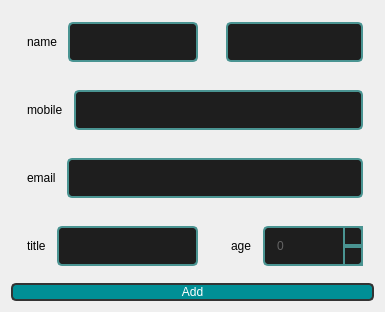
                   <widget class="QWidget" name="Add_Prof_Tab">
                    <attribute name="icon">
                     <iconset resource="Resources.qrc">
                      <normaloff>:/icons/plus.svg</normaloff>:/icons/plus.svg</iconset>
                    </attribute>
                    <attribute name="title">
                     <string>Add Professor</string>
                    </attribute>
                    <layout class="QVBoxLayout" name="verticalLayout_17">
                     <item>
                      <layout class="QGridLayout" name="gridLayout_4">
                       <item row="0" column="3">
                        <widget class="QFrame" name="frame_25">
                         <property name="styleSheet">
                          <string notr="true"> border: 2px solid transparent; /* Set border color to transparent */</string>
                         </property>
                         <property name="frameShape">
                          <enum>QFrame::StyledPanel</enum>
                         </property>
                         <property name="frameShadow">
                          <enum>QFrame::Raised</enum>
                         </property>
                         <layout class="QVBoxLayout" name="verticalLayout_13">
                          <item>
                           <widget class="QLineEdit" name="Prof_LName_LineEdit">
                            <property name="minimumSize">
                             <size>
                              <width>0</width>
                              <height>26</height>
                             </size>
                            </property>
                            <property name="styleSheet">
                             <string notr="true">QLineEdit {
	border: 2px solid rgb(74, 148, 146);
	border-radius: 5px;
	padding: 10px;
	background-color: rgb(30, 30, 30);	
	color: rgb(100, 100, 100);
}
QLineEdit:hover {
	border: 2px solid rgb(0, 255, 255);
   
}
QLineEdit:focus {
	border: 2px solid rgb(255, 255, 0);
	color: rgb(250, 250, 250);
}</string>
                            </property>
                           </widget>
                          </item>
                         </layout>
                        </widget>
                       </item>
                       <item row="1" column="2" colspan="2">
                        <widget class="QFrame" name="frame_26">
                         <property name="styleSheet">
                          <string notr="true"> border: 2px solid transparent; /* Set border color to transparent */</string>
                         </property>
                         <property name="frameShape">
                          <enum>QFrame::StyledPanel</enum>
                         </property>
                         <property name="frameShadow">
                          <enum>QFrame::Raised</enum>
                         </property>
                         <layout class="QHBoxLayout" name="horizontalLayout_15">
                          <item>
                           <widget class="QLabel" name="label_20">
                            <property name="styleSheet">
                             <string notr="true">font: 81 italic 13pt &quot;Lato Heavy&quot;;</string>
                            </property>
                            <property name="text">
                             <string>mobile</string>
                            </property>
                           </widget>
                          </item>
                          <item>
                           <widget class="QLineEdit" name="Prof_Mobile_LineEdit">
                            <property name="minimumSize">
                             <size>
                              <width>0</width>
                              <height>26</height>
                             </size>
                            </property>
                            <property name="styleSheet">
                             <string notr="true">QLineEdit {
	border: 2px solid rgb(74, 148, 146);
	border-radius: 5px;
	padding: 10px;
	background-color: rgb(30, 30, 30);	
	color: rgb(100, 100, 100);
}
QLineEdit:hover {
	border: 2px solid rgb(0, 255, 255);
   
}
QLineEdit:focus {
	border: 2px solid rgb(255, 255, 0);
	color: rgb(250, 250, 250);
}</string>
                            </property>
                           </widget>
                          </item>
                         </layout>
                        </widget>
                       </item>
                       <item row="3" column="2">
                        <widget class="QFrame" name="frame_27">
                         <property name="styleSheet">
                          <string notr="true"> border: 2px solid transparent; /* Set border color to transparent */</string>
                         </property>
                         <property name="frameShape">
                          <enum>QFrame::StyledPanel</enum>
                         </property>
                         <property name="frameShadow">
                          <enum>QFrame::Raised</enum>
                         </property>
                         <layout class="QHBoxLayout" name="horizontalLayout_16">
                          <item>
                           <widget class="QLabel" name="label_21">
                            <property name="styleSheet">
                             <string notr="true">font: 81 italic 13pt &quot;Lato Heavy&quot;;</string>
                            </property>
                            <property name="text">
                             <string>title</string>
                            </property>
                           </widget>
                          </item>
                          <item>
                           <widget class="QLineEdit" name="Prof_Title_LineEdit">
                            <property name="minimumSize">
                             <size>
                              <width>0</width>
                              <height>26</height>
                             </size>
                            </property>
                            <property name="styleSheet">
                             <string notr="true">QLineEdit {
	border: 2px solid rgb(74, 148, 146);
	border-radius: 5px;
	padding: 10px;
	background-color: rgb(30, 30, 30);	
	color: rgb(100, 100, 100);
}
QLineEdit:hover {
	border: 2px solid rgb(0, 255, 255);
   
}
QLineEdit:focus {
	border: 2px solid rgb(255, 255, 0);
	color: rgb(250, 250, 250);
}</string>
                            </property>
                           </widget>
                          </item>
                         </layout>
                        </widget>
                       </item>
                       <item row="3" column="3">
                        <widget class="QFrame" name="frame_28">
                         <property name="styleSheet">
                          <string notr="true"> border: 2px solid transparent; /* Set border color to transparent */</string>
                         </property>
                         <property name="frameShape">
                          <enum>QFrame::StyledPanel</enum>
                         </property>
                         <property name="frameShadow">
                          <enum>QFrame::Raised</enum>
                         </property>
                         <layout class="QHBoxLayout" name="horizontalLayout_17">
                          <item>
                           <widget class="QLabel" name="label_22">
                            <property name="styleSheet">
                             <string notr="true">font: 81 italic 13pt &quot;Lato Heavy&quot;;</string>
                            </property>
                            <property name="text">
                             <string>age</string>
                            </property>
                           </widget>
                          </item>
                          <item>
                           <widget class="QSpinBox" name="Prof_Age_SpinBox">
                            <property name="minimumSize">
                             <size>
                              <width>100</width>
                              <height>26</height>
                             </size>
                            </property>
                            <property name="styleSheet">
                             <string notr="true">QSpinBox {
    border: 2px solid rgb(74, 148, 146);
    border-radius: 5px;
    padding: 10px;
    background-color: rgb(30, 30, 30); 
    color: rgb(100, 100, 100);
}

QSpinBox:hover {
    border: 2px solid rgb(0, 255, 255);
}

QSpinBox:focus {
    border: 2px solid rgb(255, 255, 0);
    color: rgb(250, 250, 250);
}

QSpinBox::up-button {
    subcontrol-origin: border;
    subcontrol-position: top right;
    border: 2px solid rgb(74, 148, 146); 
    width: 16px; /* Adjust button width */
    
}

QSpinBox::down-button {
    subcontrol-origin: border;
    subcontrol-position: bottom right;
    width: 16px; /* Adjust button width */
    border: 2px solid rgb(74, 148, 146); 
    
}

QSpinBox::up-button:hover, QSpinBox::down-button:hover {
    background-color: rgba(255, 255, 255, 0.1); 
border: 2px solid rgb(0, 255, 255);

}
QSpinBox::up-button:focus, QSpinBox::down-button:focus {
    border: 2px solid rgb(255, 255, 0);
    color: rgb(250, 250, 250);
}
</string>
                            </property>
                            <property name="buttonSymbols">
                             <enum>QAbstractSpinBox::UpDownArrows</enum>
                            </property>
                           </widget>
                          </item>
                         </layout>
                        </widget>
                       </item>
                       <item row="2" column="2" colspan="2">
                        <widget class="QFrame" name="frame_29">
                         <property name="styleSheet">
                          <string notr="true"> border: 2px solid transparent; /* Set border color to transparent */</string>
                         </property>
                         <property name="frameShape">
                          <enum>QFrame::StyledPanel</enum>
                         </property>
                         <property name="frameShadow">
                          <enum>QFrame::Raised</enum>
                         </property>
                         <layout class="QHBoxLayout" name="horizontalLayout_18">
                          <item>
                           <widget class="QLabel" name="label_23">
                            <property name="styleSheet">
                             <string notr="true">font: 81 italic 13pt &quot;Lato Heavy&quot;;</string>
                            </property>
                            <property name="text">
                             <string>email</string>
                            </property>
                           </widget>
                          </item>
                          <item>
                           <widget class="QLineEdit" name="Prof_Email_LineEdit">
                            <property name="minimumSize">
                             <size>
                              <width>0</width>
                              <height>26</height>
                             </size>
                            </property>
                            <property name="styleSheet">
                             <string notr="true">QLineEdit {
	border: 2px solid rgb(74, 148, 146);
	border-radius: 5px;
	padding: 10px;
	background-color: rgb(30, 30, 30);	
	color: rgb(100, 100, 100);
}
QLineEdit:hover {
	border: 2px solid rgb(0, 255, 255);
   
}
QLineEdit:focus {
	border: 2px solid rgb(255, 255, 0);
	color: rgb(250, 250, 250);
}</string>
                            </property>
                           </widget>
                          </item>
                         </layout>
                        </widget>
                       </item>
                       <item row="0" column="2">
                        <widget class="QFrame" name="prof_name">
                         <property name="styleSheet">
                          <string notr="true"> border: 2px solid transparent; /* Set border color to transparent */</string>
                         </property>
                         <property name="frameShape">
                          <enum>QFrame::StyledPanel</enum>
                         </property>
                         <property name="frameShadow">
                          <enum>QFrame::Raised</enum>
                         </property>
                         <layout class="QHBoxLayout" name="horizontalLayout">
                          <item>
                           <widget class="QLabel" name="profName_lab">
                            <property name="styleSheet">
                             <string notr="true">font: 81 italic 13pt &quot;Lato Heavy&quot;;</string>
                            </property>
                            <property name="text">
                             <string>name</string>
                            </property>
                           </widget>
                          </item>
                          <item>
                           <widget class="QLineEdit" name="Prof_FName_LineEdit">
                            <property name="minimumSize">
                             <size>
                              <width>0</width>
                              <height>26</height>
                             </size>
                            </property>
                            <property name="styleSheet">
                             <string notr="true">QLineEdit {
	border: 2px solid rgb(74, 148, 146);
	border-radius: 5px;
	padding: 10px;
	background-color: rgb(30, 30, 30);	
	color: rgb(100, 100, 100);
}
QLineEdit:hover {
	border: 2px solid rgb(0, 255, 255);
   
}
QLineEdit:focus {
	border: 2px solid rgb(255, 255, 0);
	color: rgb(250, 250, 250);
}</string>
                            </property>
                           </widget>
                          </item>
                         </layout>
                        </widget>
                       </item>
                      </layout>
                     </item>
                     <item>
                      <widget class="QPushButton" name="Prof_Add_Btn">
                       <property name="styleSheet">
                        <string notr="true">QPushButton {
	border: 2px solid rgb(51,51,51);
	border-radius: 5px;	
	color:rgb(255,255,255);
	background-color: rgb(51,51,51);
	background-color: rgb(0,143,150);

}
QPushButton:hover {
	
	background-color: rgb(0, 255, 255);
}
QPushButton:pressed {	
	border: 2px solid rgb(0,143,150);
	background-color: rgb(51,51,51);
}

QPushButton:disabled {	
	border-radius: 5px;	
	border: 2px solid rgb(112,112,112);
	background-color: rgb(112,112,112);
}</string>
                       </property>
                       <property name="text">
                        <string>Add</string>
                       </property>
                      </widget>
                     </item>
                    </layout>
                   </widget>
